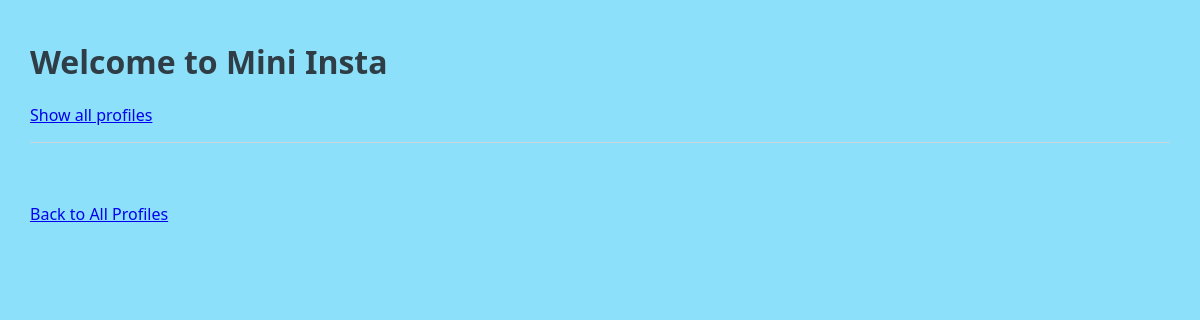
Before: /mini_insta/ with the older database file.
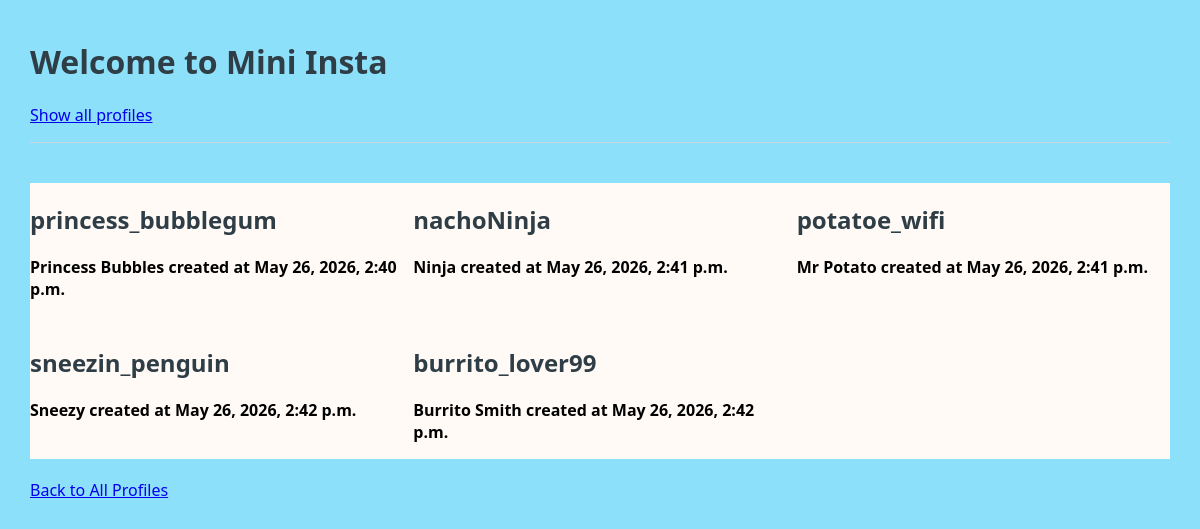
After: the same page with the newer database file.
### mini_insta/models.py (models this page shows, shortened)
class Profile(models.Model):
    username = models.TextField(blank=False)
    display_name = models.TextField(blank=False)
    bio_text = models.TextField(blank=False)
    join_date = models.DateTimeField(auto_now=True)
    profile_image_url = models.URLField(blank=True)

### mini_insta/views.py (the view)
# urls.py: path('', ProfileListView.as_view(), name="show_all_profiles"), #default
class ProfileListView(ListView):
    model = Profile # retrieve objects of type Profile from the database
    template_name = 'mini_insta/show_all_profiles.html'
    context_object_name = 'profiles' # how to find the data in the template file

### mini_insta/templates/mini_insta/show_all_profiles.html (shortened to what this page needs)
{% extends 'mini_insta/base.html' %}
{% block content %}
<main class="grid-container">
    {% for a in profiles %}
    <profile>
        <div>
        <h2>{{a.username}}</h2>
        <strong>{{a.display_name}} created at {{a.join_date}}</strong>
        </div>
    </profile>
    {% endfor %}
</main>
{% endblock %}

Changed rows visible on the page:
added Profile: username "princess_bubblegum", display_name "Princess Bubbles", join_date "May 26, 2026, 2:40 p.m."
added Profile: username "nachoNinja", display_name "Ninja", join_date "May 26, 2026, 2:41 p.m."
added Profile: username "potatoe_wifi", display_name "Mr Potato", join_date "May 26, 2026, 2:41 p.m."
added Profile: username "sneezin_penguin", display_name "Sneezy", join_date "May 26, 2026, 2:42 p.m."
added Profile: username "burrito_lover99", display_name "Burrito Smith", join_date "May 26, 2026, 2:42 p.m."
